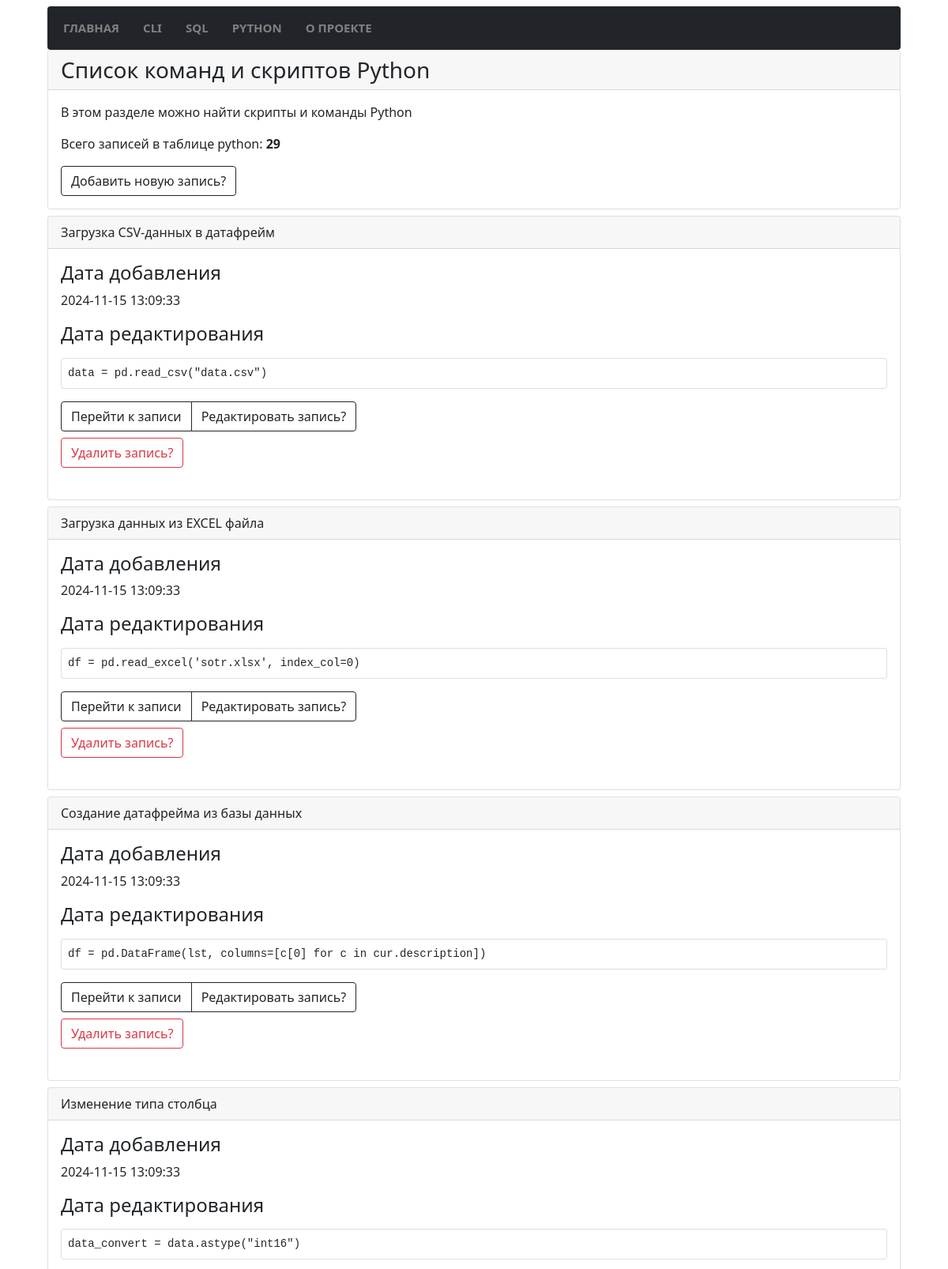
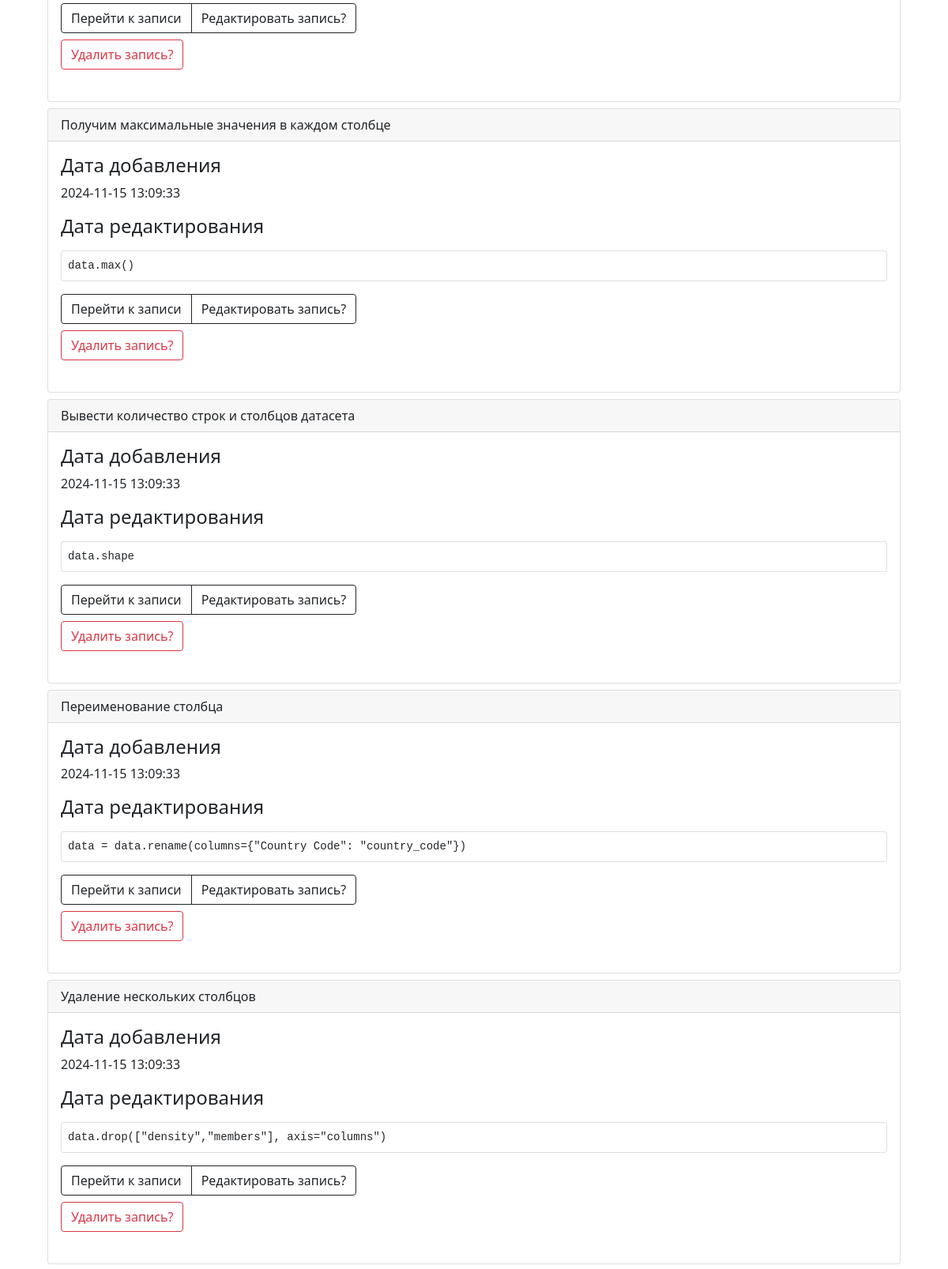
The app's page /python (upper part) with its own data (2 pictures, top to bottom).
### tables this page shows
CREATE TABLE "python" (
  [python_id] INTEGER PRIMARY KEY AUTOINCREMENT,
  [python_command] TEXT NOT NULL,
  [python_name] TEXT NOT NULL,
  [python_date_add] TIMESTAMP DEFAULT CURRENT_TIMESTAMP,
  [python_date_edit] TEXT
);

### modules/python/python_list_commands.py (the view)
@bp.route("/python")
def python_list_commands():
    conn = connect.get_db_connection()
    cur = conn.cursor()
    python_list_count = int(cur.execute("SELECT COUNT(*) FROM python").fetchone()[0])
    python_list = conn.execute("SELECT * FROM python ORDER BY 1 DESC").fetchall()
    conn.close()
    return render_template("python/python_list_commands.html",
                           python_list=python_list,
                           python_list_count=python_list_count,
                           )

### modules/connect.py (called while the page is built)
def get_db_connection():
    db_path = os.path.join(BASE_DIR, '../database.db')
    conn = sqlite3.connect(db_path)
    conn.row_factory = sqlite3.Row
    return conn

### templates/python/python_list_commands.html (shortened to what this page needs)
{% extends "base.html" %} {% block title %}Команды python{% endblock %} {% block content %}
<div class="card mb-2">
   <div class="card-header h3">Список команд и скриптов Python</div>
   <div class="card-body">
      <p class="card-text">В этом разделе можно найти скрипты и команды Python</p>
      <p class="card-text">Всего записей в таблице python: <b>{{ python_list_count }}</b></p>
      <p class="card-text">
         <a href="{{ url_for('add_python_command.add_python_command') }}" class="btn btn-outline-dark">Добавить новую
            запись?</a>
      </p>
   </div>
</div>
<div class="container-index-page">
   {% for python_list in python_list %}
   <div class="card mb-2">
      <div class="card-header">{{ python_list['python_name'] }}</div>
      <div class="card-body">
         <h4>Дата добавления</h4>
         <p class="card-text">
            {{ python_list['python_date_add'] }}
         </p>
         <h4>Дата редактирования</h4>
         <p class="card-text">
         <pre class="card p-2">{{ python_list['python_command'] }}</pre>
         </p>
         <p class="card-text">
         <div class="btn-group pb-2" role="group" aria-label="...">
            <a href="{{ url_for('get_post_python_command.get_post_python_command', python_id=python_list['python_id']) }}"
               class="btn btn-outline-dark">Перейти к записи</a>
            <a href="{{ url_for('edit_python_command.edit_python_command', python_id=python_list['python_id']) }}"
               class="btn btn-outline-dark">Редактировать запись?</a>
         </div>
         <form action="{{ url_for('delete_python_command.delete_python_command', python_id=python_list['python_id'])}}"
            method="POST" class="pb-2">
            <input type="submit" class="btn btn-outline-danger" value="Удалить запись?"
               onclick="return confirm('Вы точно уверены что хотите удалить запись?')" />
         </form>
         </p>
      </div>
   </div>
   {% endfor %}
</div>
{% endblock %}

### static/styles.css (style rules this page uses)
body { width: 90%; margin: auto; }
a { color: black; text-decoration: none; }
.container-index-page { display: grid; }

### records on screen
python: python_name "Загрузка CSV-данных в датафрейм", python_date_add "2024-11-15 13:09:33", python_command "data = pd.read_csv(\"data.csv\")"
python: python_name "Загрузка данных из EXCEL файла", python_date_add "2024-11-15 13:09:33", python_command "df = pd.read_excel('sotr.xlsx', index_col=0)"
python: python_name "Создание датафрейма из базы данных", python_date_add "2024-11-15 13:09:33", python_command "df = pd.DataFrame(lst, columns=[c[0] for c in cur.description])"
python: python_name "Изменение типа столбца", python_date_add "2024-11-15 13:09:33", python_command "data_convert = data.astype(\"int16\")"
python: python_name "Получим максимальные значения в каждом столбце", python_date_add "2024-11-15 13:09:33", python_command "data.max()"
python: python_name "Вывести количество строк и столбцов датасета", python_date_add "2024-11-15 13:09:33", python_command "data.shape"
python: python_name "Переименование столбца", python_date_add "2024-11-15 13:09:33", python_command "data = data.rename(columns={\"Country Code\": \"country_code\"})"
python: python_name "Удаление нескольких столбцов", python_date_add "2024-11-15 13:09:33", python_command "data.drop([\"density\",\"members\"], axis=\"columns\")"

### other values on screen
{{ python_list_count }} "29"
